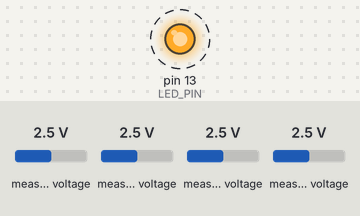
Recording of a sketch running on a simulated Arduino Uno, built with avr-gcc and run on an emulated ATmega328P. Shown: output pins drawn as LEDs (lit = HIGH). Dashed ring = blinking. Inputs (shaded band) come from the test bench; at power-on: measured voltage 2.5 V. Random numbers use the default seed unless the sketch sets one; what the sketch prints to the serial monitor is not drawn.

Above: at 1.5 s.
Timing chart, 0 to 5.5 s (numbered marks = the images above):
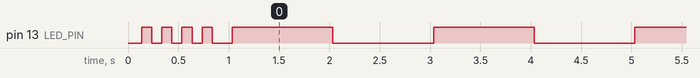

Measured:
- by itself, pin 13 (LED_PIN): goes 3 × (LOW 0.10 s, HIGH 0.10 s), LOW 0.20 s, 64 × (HIGH 1.0 s, LOW 1.0 s), then HIGH

The sketch:

monitor_v2.ino
```cpp
/*
TEG温差发电混合模式数据采集系统
版本：2.0
模式：RAW模式 - 仅采集原始数据，不在Arduino中进行计算
数据格式：CSV（时间戳,热端温度,冷端温度,原始电压,通道1,通道2,通道3）
*/

/* ==================== 接线说明 ====================
DS18B20引脚 -> Arduino Nano引脚
1. GND (黑色) -> GND
2. DQ  (黄色) -> D2 (数字引脚2)
3. VDD (红色) -> 5V

ADS1115引脚 -> Arduino Nano引脚
VDD  (电源正) -> 5V
GND  (地)     -> GND
SCL  (时钟线) -> A5 (SCL)
SDA  (数据线) -> A4 (SDA)
ADDR (地址)   -> GND (I2C地址0x48)
A0   (通道0)  -> TEG正极 (通过分压电阻)
A1   (通道1)  -> TEG负极
A2   (通道2)  -> 预留 (电流/负载监测)
A3   (通道3)  -> 预留 (其他传感器)

数据格式：
时间戳(ms),热端温度(°C),冷端温度(°C),TEG原始电压(mV),CH1_raw,CH2_raw,CH3_raw
*/

// ==================== 库文件引入 ====================
#include <OneWire.h>
#include <DallasTemperature.h>
#include <Wire.h>
#include <Adafruit_ADS1X15.h>

// ==================== 引脚定义 ====================
#define ONE_WIRE_BUS 2    // DS18B20数据引脚
#define LED_PIN 13        // 状态指示灯引脚

// ==================== 对象声明 ====================
OneWire oneWire(ONE_WIRE_BUS);
DallasTemperature sensors(&oneWire);
Adafruit_ADS1115 ads;

// ==================== 全局变量声明 ====================
// 温度传感器地址
DeviceAddress sensorAddresses[4];
uint8_t sensorCount = 0;

// 数据缓存
float temperatures[4] = {0.0, 0.0, 0.0, 0.0};
int16_t adcValues[4] = {0, 0, 0, 0};
float voltageRaw = 0.0;  // 原始电压值(mV)

// 系统状态
bool systemReady = false;
bool adsReady = false;
bool tempReady = false;

// 采样设置
const uint32_t SAMPLE_INTERVAL = 1000;  // 采样间隔(ms)
const uint8_t AVG_SAMPLES = 5;          // 移动平均采样数
uint32_t lastSampleTime = 0;

// 数据缓冲区
char outputBuffer[128];

// ==================== 设置函数 ====================
void setup() {
  Serial.begin(115200);
  while (!Serial) { delay(10); }

  pinMode(LED_PIN, OUTPUT);

  Serial.println("TEG数据采集系统 - RAW模式");
  Serial.println("版本: 2.0");
  Serial.println("数据格式: CSV(时间戳,热端温度,冷端温度,电压,CH1,CH2,CH3)");
  Serial.println("==================================================");

  // 初始化I2C
  Wire.begin();

  // 初始化各模块
  initTemperatureSensors();
  initADS1115();

  // 检查系统状态
  checkSystemStatus();

  // 打印CSV标题行
  Serial.println("timestamp_ms,hot_temp_C,cold_temp_C,voltage_mV,ch1_raw,ch2_raw,ch3_raw");

  Serial.println("系统初始化完成，开始数据采集...");
}

// ==================== 主循环 ====================
void loop() {
  uint32_t currentTime = millis();

  // 定时采样
  if (currentTime - lastSampleTime >= SAMPLE_INTERVAL) {
    lastSampleTime = currentTime;

    // 读取所有数据
    readAllSensors();

    // 发送数据（CSV格式）
    sendDataCSV(currentTime);

    // 闪烁LED指示工作状态
    digitalWrite(LED_PIN, !digitalRead(LED_PIN));
  }
}

// ==================== 温度传感器初始化 ====================
void initTemperatureSensors() {
  Serial.print("初始化DS18B20...");
  sensors.begin();
  delay(100);

  sensorCount = sensors.getDeviceCount();
  Serial.print("找到 ");
  Serial.print(sensorCount);
  Serial.println(" 个传感器");

  if (sensorCount >= 2) {
    for (uint8_t i = 0; i < min(sensorCount, 4); i++) {
      if (sensors.getAddress(sensorAddresses[i], i)) {
        sensors.setResolution(sensorAddresses[i], 12);
        Serial.print("传感器");
        Serial.print(i);
        Serial.print(": ");
        printAddress(sensorAddresses[i]);
      }
    }
    tempReady = true;
  } else {
    Serial.println("警告: 需要至少2个温度传感器");
  }
}

// ==================== ADS1115初始化（注意设置适宜的增益系数） ====================
void initADS1115() {
  Serial.print("初始化ADS1115...");

  if (ads.begin()) {
    // 配置所有通道为差分模式
    // 设置增益
    //GAIN_TWOTHIRDS	±6.144V		0.1875
    //GAIN_ONE	±4.096V		0.125
    //GAIN_TWO	±2.048V		0.0625
    //GAIN_FOUR	±1.024V		0.03125
    //GAIN_EIGHT	±0.512V		0.015625
    //GAIN_SIXTEEN	±0.256V		0.0078125

    ads.setGain(GAIN_TWO);  // ±2.048V
    ads.setDataRate(RATE_ADS1115_128SPS);
    adsReady = true;
    Serial.println("成功");
  } else {
    Serial.println("失败");
  }
}

// ==================== 系统状态检查 ====================
void checkSystemStatus() {
  systemReady = tempReady && adsReady;

  Serial.println("系统状态:");
  Serial.print("  温度传感器: ");
  Serial.println(tempReady ? "正常" : "异常");
  Serial.print("  ADS1115: ");
  Serial.println(adsReady ? "正常" : "异常");
  Serial.print("  系统状态: ");
  Serial.println(systemReady ? "就绪" : "等待");

  // 闪烁LED指示状态，正常闪烁两次，异常闪烁四次
  for (int i = 0; i < (systemReady ? 2 : 4); i++) {
    digitalWrite(LED_PIN, HIGH);
    delay(100);
    digitalWrite(LED_PIN, LOW);
    delay(100);
  }
}

// ==================== 读取所有传感器（注意设置对应的增益系数） ====================
void readAllSensors() {
  // 读取温度
  if (tempReady) {
    sensors.requestTemperatures();
    for (uint8_t i = 0; i < min(sensorCount, 4); i++) {
      float temp = sensors.getTempC(sensorAddresses[i]);
      temperatures[i] = (temp != DEVICE_DISCONNECTED_C) ? temp : -999.0;
    }
  } else {
    // 模拟数据用于测试
    temperatures[0] = 25.0 + random(-50, 50) / 10.0;
    temperatures[1] = 20.0 + random(-50, 50) / 10.0;
  }

  // 读取ADS1115
  if (adsReady) {
    // 通道0-1: TEG差分电压
    adcValues[0] = ads.readADC_Differential_0_1();

    // 通道2: 单端测量（预留）
    adcValues[1] = ads.readADC_SingleEnded(2);

    // 通道3: 单端测量（预留）
    adcValues[2] = ads.readADC_SingleEnded(3);

    // 转换原始电压值 (mV)
    voltageRaw = adcValues[0] * 0.0625;  // GAIN_TWO: 0.0625 mV/LSB
  } else {
    // 模拟数据
    voltageRaw = 500.0 + random(-100, 100);
    adcValues[1] = random(-1000, 1000);
    adcValues[2] = random(-1000, 1000);
  }
}

// ==================== 发送CSV数据 ====================
void sendDataCSV(uint32_t timestamp) {
  // 格式: timestamp_ms,hot_temp_C,cold_temp_C,voltage_mV,ch1_raw,ch2_raw,ch3_raw
  snprintf(outputBuffer, sizeof(outputBuffer),
           "%lu,%.2f,%.2f,%.2f,%d,%d,%d",
           timestamp,
           temperatures[0],  // 热端
           temperatures[1],  // 冷端
           voltageRaw,
           adcValues[0],     // TEG原始值
           adcValues[1],     // CH2原始值
           adcValues[2]);    // CH3原始值

  Serial.println(outputBuffer);
}

// ==================== 辅助函数 ====================
void printAddress(DeviceAddress deviceAddress) {
  for (uint8_t i = 0; i < 8; i++) {
    if (deviceAddress[i] < 16) Serial.print("0");
    Serial.print(deviceAddress[i], HEX);
    if (i < 7) Serial.print(":");
  }
  Serial.println();
}
```
